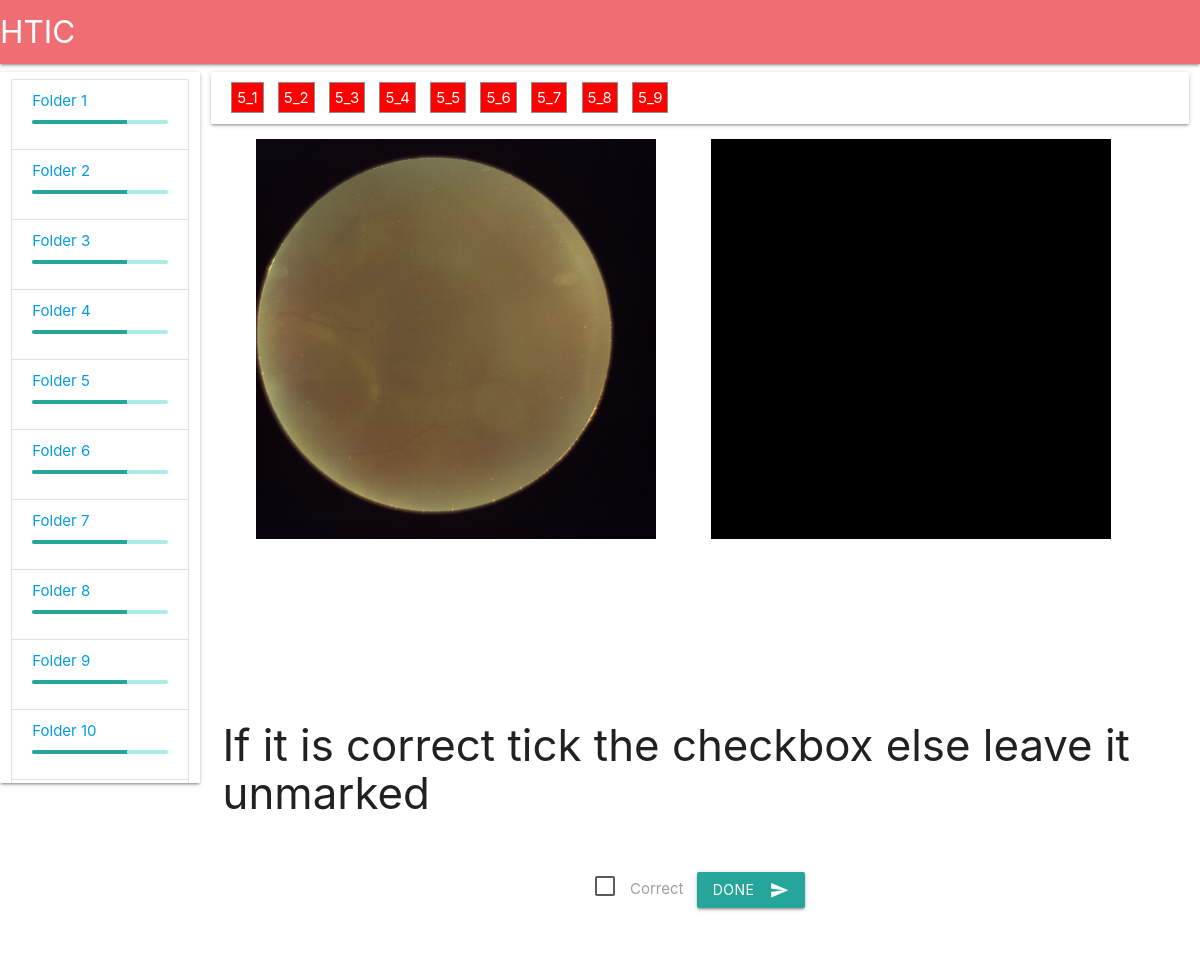
The page /doceval/5/5/ on the database its author committed.
### app/models.py (models this page shows)
class Docinfo(models.Model):
    foldername = models.CharField(max_length = 50)
    filename   = models.CharField(max_length = 50)
    iscomplete = models.CharField(max_length=10)
    iscorrect  = models.CharField(max_length=10)

### app/views.py (the view)
# urls.py: url(r'^doceval/(?P<foldername>\d+)/(?P<fileno>\d+)/$',tool_annot),
def tool_annot(request,foldername,fileno):
    docinfo = Docinfo.objects.all()
    foldernames = Docinfo.objects.values('foldername').distinct()
    filenames = Docinfo.objects.all().filter(foldername = foldername)
    return render(request,'annot.html',{'foldernames':foldernames,'filenames':filenames,'foldername':foldername,'fileno':fileno})

### app/templates/annot.html (shortened to what this page needs)
<!DOCTYPE html>
<html>
<head>
    <link rel="stylesheet" href="https://cdnjs.cloudflare.com/ajax/libs/materialize/1.0.0-beta/css/materialize.min.css">
</head>
<body>
        <nav id="nav">
                <div class="nav-wrapper">
                  <a href="#" class="brand-logo">HTIC</a>
                </div>
         </nav>
    <div class="row">
           <div id="scroll" class="col s2 card">
                <ul class="collection">
                        {% for each in foldernames %}
                        <li class="collection-item section scrollspy" ><a  href="/doceval/{{each.foldername}}"><div>Folder {{each.foldername}}</div></a><div class="progress"><div class="determinate" style="width:70%"></div></div></li>
                        {% endfor %}
                         </ul>
           </div>
           <div class="col s10">
                <div id="Hscroll" class="filename card"  style="padding:1em;overflow-x: scroll ">
                    {% for each in filenames %}
                    <a  style="border: 1px solid #8c9092;padding: 5px;margin: 5px;background:{% if each.iscomplete in "true" %}rgb(38, 166, 154){% else %}rgb(255, 0, 0) {% endif %};color:white" href="/doceval/{{each.foldername}}/{{each.filename}}">{{each.foldername}}_{{each.filename}}</a>
                    {% endfor %}
                </div>
                <div class="row ">
                    <div class=" col s12">
                        <div class="col s6" style="display:grid">
                        <img id="img" class="center-align" src="/media/{{foldername}}/img/{{fileno}}.png" alt="Hist" width="400" height="400" style="margin:0 auto" >
                    </div>
                    <div class="col s6">
                            <img id="img1" src="/media/{{foldername}}/mask/{{fileno}}.png" alt="Hist" width="400" height="400" style="margin:0 auto">
                    </div>
                    <h1><p id="feedback" style="visibility:hidden">Submitted</p></h1>
                    <div class="col s12" >
                                <h3><p>If it is correct tick the checkbox else leave it unmarked</p></h3>
                                  <p class="center-align" style="padding:10px" >
                                    <label style="margin-right:10px">
                                      <span>Correct</span>
                                    </label>
                                    <button type="button" class="btn waves-effect waves-light" id="done"> <i class="material-icons right">send</i> Done</button>
                                  </p>
                    </div>
                </div>
                </div>
         </div>
    </div>
</body>
</html>

### rows shown on the page
Docinfo: foldername "5", filename "1"
Docinfo: foldername "5", filename "2"
Docinfo: foldername "5", filename "3"
Docinfo: foldername "5", filename "4"
Docinfo: foldername "5", filename "5"
Docinfo: foldername "5", filename "6"
Docinfo: foldername "5", filename "7"
Docinfo: foldername "5", filename "8"
Docinfo: foldername "5", filename "9"

### other values the page prints
{{ each.foldername }} "1" "2" "3" "4" "5" "6" "7" "8" "9" "10"
